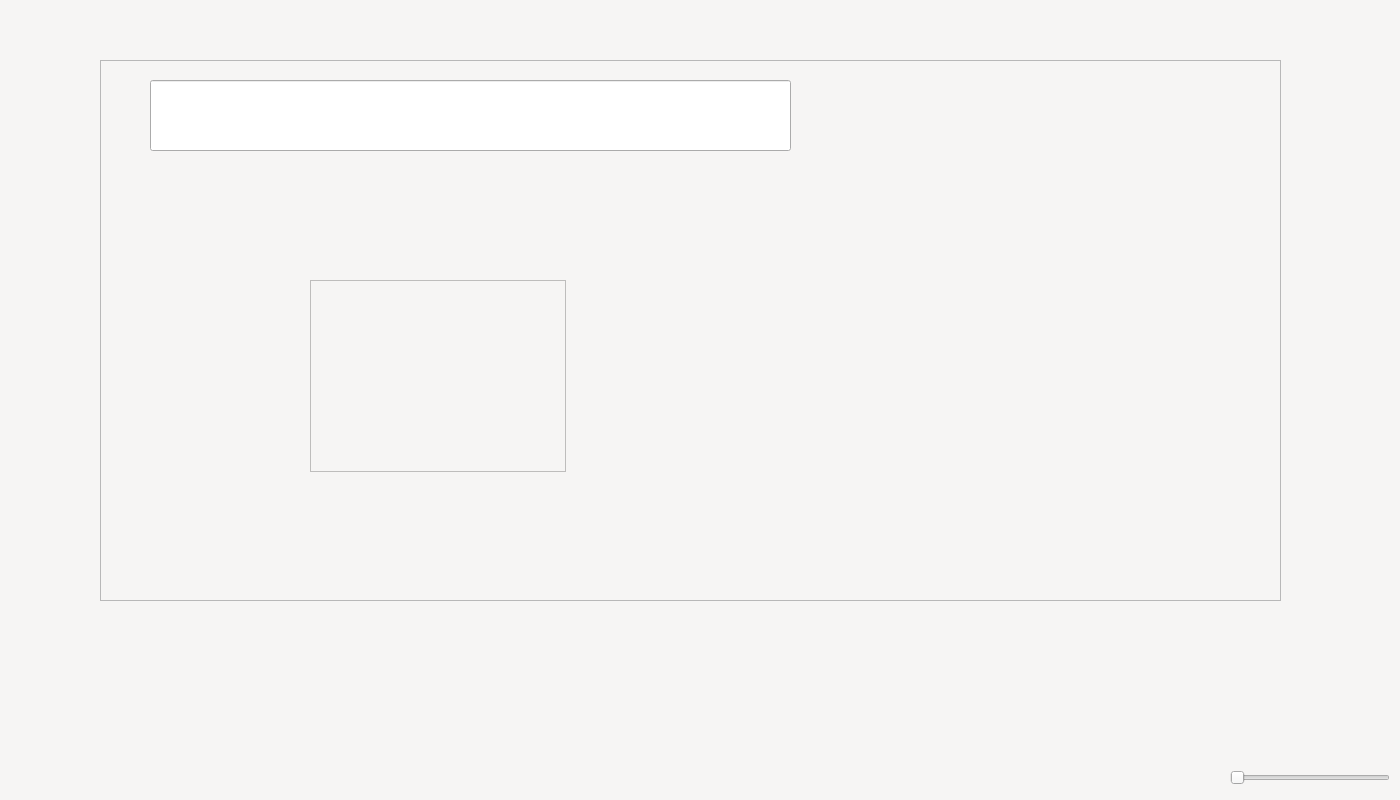
<?xml version="1.0" encoding="UTF-8"?>
<ui version="4.0">
 <class>Join</class>
 <widget class="QDialog" name="Join">
  <property name="geometry">
   <rect>
    <x>0</x>
    <y>0</y>
    <width>1400</width>
    <height>800</height>
   </rect>
  </property>
  <property name="windowTitle">
   <string>Dialog</string>
  </property>
  <widget class="QFrame" name="frame3">
   <property name="geometry">
    <rect>
     <x>100</x>
     <y>60</y>
     <width>1181</width>
     <height>541</height>
    </rect>
   </property>
   <property name="frameShape">
    <enum>QFrame::StyledPanel</enum>
   </property>
   <property name="frameShadow">
    <enum>QFrame::Raised</enum>
   </property>
   <widget class="QLineEdit" name="infoGame3">
    <property name="geometry">
     <rect>
      <x>50</x>
      <y>20</y>
      <width>641</width>
      <height>71</height>
     </rect>
    </property>
   </widget>
   <widget class="QListView" name="listView3">
    <property name="geometry">
     <rect>
      <x>210</x>
      <y>220</y>
      <width>256</width>
      <height>192</height>
     </rect>
    </property>
    <property name="styleSheet">
     <string notr="true">background-color: rgb(246, 245, 244);</string>
    </property>
   </widget>
   <widget class="QLabel" name="map3">
    <property name="geometry">
     <rect>
      <x>720</x>
      <y>20</y>
      <width>131</width>
      <height>71</height>
     </rect>
    </property>
    <property name="text">
     <string/>
    </property>
   </widget>
   <widget class="QWidget" name="verticalLayoutWidget">
    <property name="geometry">
     <rect>
      <x>50</x>
      <y>110</y>
      <width>1071</width>
      <height>391</height>
     </rect>
    </property>
    <layout class="QVBoxLayout" name="layout3"/>
   </widget>
   <zorder>map3</zorder>
   <zorder>infoGame3</zorder>
   <zorder>verticalLayoutWidget</zorder>
   <zorder>listView3</zorder>
  </widget>
  <widget class="QSlider" name="slider2">
   <property name="geometry">
    <rect>
     <x>1230</x>
     <y>770</y>
     <width>160</width>
     <height>16</height>
    </rect>
   </property>
   <property name="orientation">
    <enum>Qt::Horizontal</enum>
   </property>
  </widget>
  <widget class="QLabel" name="iconoSonido3">
   <property name="geometry">
    <rect>
     <x>1180</x>
     <y>770</y>
     <width>31</width>
     <height>20</height>
    </rect>
   </property>
   <property name="text">
    <string/>
   </property>
  </widget>
  <widget class="QLabel" name="fondo3">
   <property name="geometry">
    <rect>
     <x>0</x>
     <y>0</y>
     <width>1400</width>
     <height>800</height>
    </rect>
   </property>
   <property name="styleSheet">
    <string notr="true">background-color: rgb(246, 245, 244);</string>
   </property>
   <property name="text">
    <string/>
   </property>
  </widget>
  <zorder>fondo3</zorder>
  <zorder>frame3</zorder>
  <zorder>slider2</zorder>
  <zorder>iconoSonido3</zorder>
 </widget>
 <resources/>
 <connections/>
</ui>
